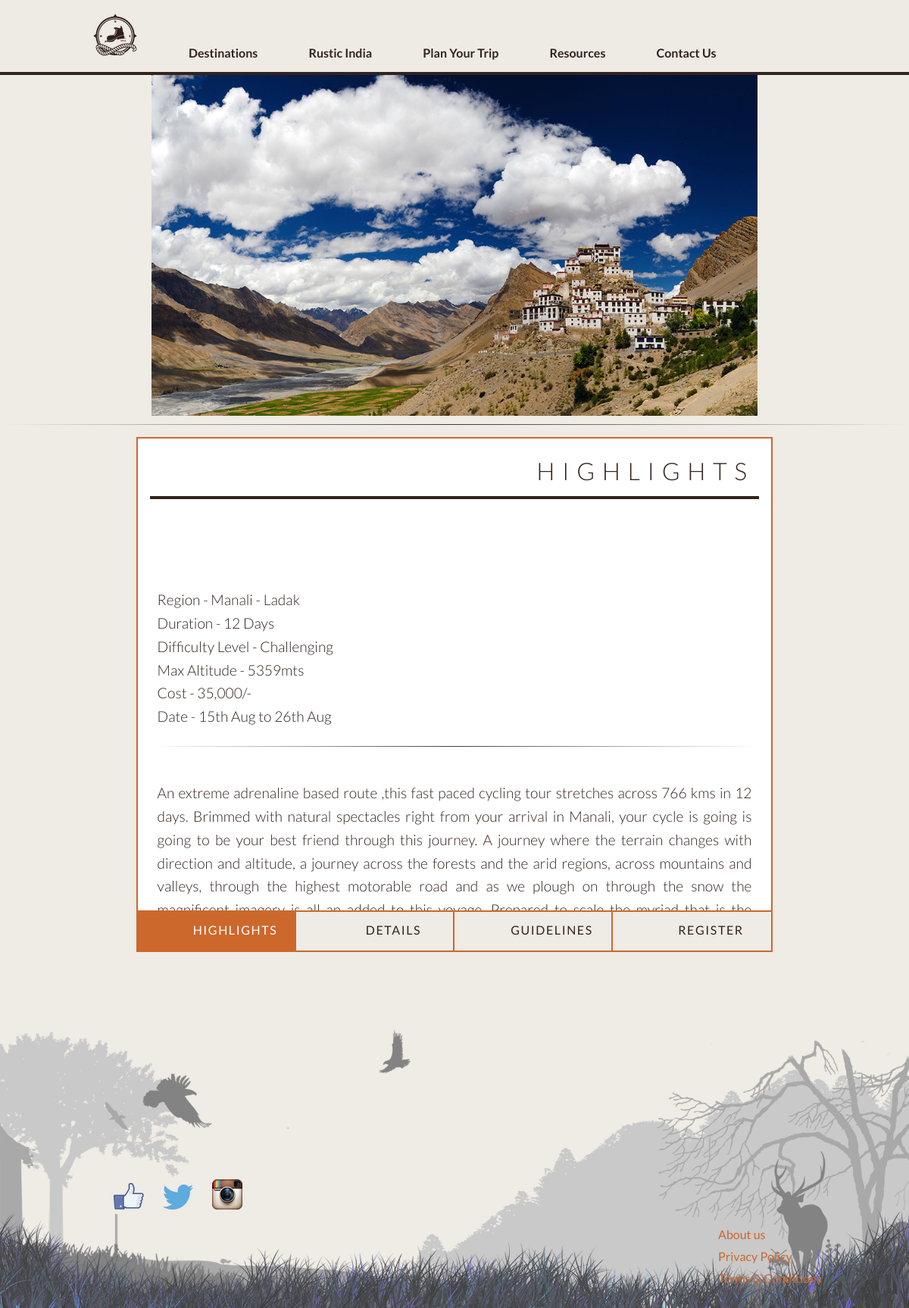
Page /route.php?id=22 on the committed database.
### tables this page shows
CREATE TABLE `routes` (
  `id` int(11) NOT NULL AUTO_INCREMENT,
  `title` varchar(255) DEFAULT NULL,
  `belongsTo` int(11) DEFAULT NULL,
  `type` enum('fixed','unique','other') DEFAULT NULL,
  `image` varchar(255) DEFAULT NULL,
  PRIMARY KEY (`id`),
  KEY `belongsTo` (`belongsTo`),
  CONSTRAINT `routes_ibfk_1` FOREIGN KEY (`belongsTo`) REFERENCES `destinations` (`id`)
);

CREATE TABLE `destinations` (
  `id` int(11) NOT NULL AUTO_INCREMENT,
  `title` varchar(255) DEFAULT NULL,
  `codeName` varchar(255) DEFAULT NULL,
  `cover` varchar(255) NOT NULL,
  PRIMARY KEY (`id`)
);

CREATE TABLE `info` (
  `id` int(11) NOT NULL AUTO_INCREMENT,
  `title` varchar(255) DEFAULT NULL,
  `vital` text,
  `intro` text,
  `brief` text,
  `belongsTo` int(11) DEFAULT NULL,
  `details` text,
  `guidelines` text,
  PRIMARY KEY (`id`),
  KEY `belongsTo` (`belongsTo`),
  CONSTRAINT `info_ibfk_1` FOREIGN KEY (`belongsTo`) REFERENCES `routes` (`id`)
);

### route.php (the view, shortened to what this page needs)
<?php
	if(isset($_POST['submit'])){
		require_once("config.php");
		mysql_connect($DB_HOST,$DB_USER,$DB_PASS);
		mysql_select_db($DB_NAME);
		$des		=	mysql_real_escape_string($_GET["id"]);
		$trekDate	=	mysql_real_escape_string($_POST['date']);
		$firstName	=	mysql_real_escape_string($_POST['fname']);
		$sql="SELECT * FROM routes WHERE id=$des;";
		$query=mysql_query($sql) or die(mysql_error());
		$data=mysql_fetch_object($query);
		$des=$data->title;
		$email 		=	mysql_real_escape_string($_POST['email']);
		$dob		=	mysql_real_escape_string($_POST['dob']);
		$gender		=	mysql_real_escape_string($_POST['gender']);
		$address	=	mysql_real_escape_string($_POST['mail']);
		$city		=	mysql_real_escape_string($_POST['city']);
		$country	=	mysql_real_escape_string($_POST['country']);
		$phoneNum	=	mysql_real_escape_string($_POST['mobile']);
		$referal	=	mysql_real_escape_string($_POST['refereal']);
		$sql		=	"INSERT INTO PlanYourWeekEnd (`fname`, `lname`, `email`, `dob`, `sex`, `address`, `city`, `state`, `country`, `mobile`, `referer`, `dateOfTrip`, `destination`) VALUES('$firstName', '', '$email', '$dob','$gender','$address','$city','','$country','$phoneNum','$referal','$trekDate','$des');";
		if(mysql_query($sql)){
			header("location:thankYou.php?success");
		}else{
			header("location:thankYou.php?fail");
		}
	}else{
?>
<!DOCTYPE html>
<html lang="en" class="no-js">
<?php require 'partials/navbar.php' ?>
	<head>
		<link rel="stylesheet" type="text/css" href="css/content_default.css" />
		<link rel="stylesheet" type="text/css" href="css/content_component.css" />
	</head>
	<body>
		<div class="container">
			<div class="main">
			<center>
			<?php
				$id		=	mysql_real_escape_string($_GET['id']);
				$sql	=	"SELECT destinations.cover,routes.title,routes.type,routes.image,info.title,info.vital,info.brief,info.details,info.guidelines,info.intro FROM routes,destinations,info WHERE routes.belongsTo=destinations.id AND routes.id=$id AND info.belongsTo=routes.id;";
				$query	=	mysql_query($sql);
				$data	=	mysql_fetch_object($query);
			?>
			<img id="image" src="<?php echo $data->cover;?>" style='width:auto;' height="450" border="0" alt="cover">
			</center>
			<hr>
				<div id="cbp-contentslider" class="cbp-contentslider">
					<ul>
						<li id="slide1">
							<h3>Highlights</h3>
							<div>
								<div class="cbp-content">
									<p>
										<?php echo nl2br($data->vital."</p><hr><p>".$data->intro."</p><hr><p>".$data->brief); ?>
								</div>
							</div>
						</li>
					</ul>
						<nav>
							<a href="#slide1" class=""><span>Highlights</span></a>
							<a href="#slide2" class=""><span>Details</span></a>
							<a href="#slide3" class=""><span>Guidelines</span></a>
							<a href="#slide4" class=""><span>Register</span></a>
						</nav>
				</div>
				<?php require 'partials/footer.php' ?>
			</div>
		</div>
	</body>
</html>
<?php } ?>

### css/default.css (style rules this page uses)
body { min-width: 1170px; }
body, html { font-size: 100%; padding: 0; margin: 0; background-color: #efebe5; }
*, *:after, *:before { -webkit-box-sizing: border-box; -moz-box-sizing: border-box; box-sizing: border-box; }
body, header { font-family: 'Lato', Calibri, Arial, sans-serif; color: #32231d; }
a { color: #efebe5; text-decoration: none; }

### css/component.css (style rules this page uses)
hr { border: 0; height: 1px; background-image: -webkit-linear-gradient(left, rgba(0,0,0,0), rgba(0,0,0,0.75), rgba(0,0,0,0)); background-image: -moz-linear-gradient(left, rgba(0,0,0,0), rgba(0,0,0,0.75), rgba(0,0,0,0)); background-image: -ms-linear-gradient(left, rgba(0,0,0,0), rgba(0,0,0,0.75), rgba(0,0,0,0)); background-image: -o-linear-gradient(left, rgba(0,0,0,0), rgba(0,0,0,0.75), rgba(0,0,0,0)); }

### css/content_default.css (style rules this page uses)
body, html { font-size: 100%; padding: 0; margin: 0; }
body { font-family: 'Lato', Calibri, Arial, sans-serif; color: #cc682d; }
a { color: #cc682c; text-decoration: none; }
.main, .container > header { width: 100%; margin: 0 auto; }

### css/content_component.css (style rules this page uses)
body, html { font-size: 100%; padding: 0; margin: 0; }
body { font-family: 'Lato', Calibri, Arial, sans-serif; color: #cc682d; }
a { color: #cc682c; text-decoration: none; }
.main, .container > header { width: 100%; margin: 0 auto; }
html, body, .container, .main { height: 100%; }
.cbp-contentslider { width: 70%; height: 85%; margin: 1em auto; position: relative; border: 2px solid #cc682c; }
.cbp-contentslider > ul { list-style: none; height: 100%; width: 100%; overflow: scroll; position: relative; padding: 0; margin: 0; }
.cbp-contentslider > ul li { position: absolute; width: 100%; height: 100%; left: 0; top: 0; padding: 1em; background: #fff; }
.cbp-contentslider nav { position: absolute; bottom: 0; left: 0; right: 0; height: 3.313em; z-index: 1000; border-top: 2px solid #cc682c; overflow: hidden; }
.cbp-contentslider nav a { float: left; display: block; width: 20%; height: 100%; font-weight: 400; letter-spacing: 0.1em; overflow: hidden; color: #32231d; background: #efebe5; outline: none; text-align: center; line-height: 3; position: relative; padding-left: 3.125em; text-transform: uppercase; border-right: 2px solid #cc682c; -webkit-transition: color 0.2s ease-in-out, background-color 0.2s ease-in-out; -moz-transition: color 0.2s ease-in-out, background-color 0.2s ease-in-out; transition: color 0.2s ease-in-out, background-color 0.2s ease-in-out; }
.cbp-contentslider nav a span { display: block; }
.cbp-contentslider nav a:last-child { border: none; box-shadow: 1px 0 #cc682c; }
.cbp-contentslider nav a.rc-active { background-color: #cc682c; color: #fff; }
.cbp-contentslider h3 { font-size: 2em; height: 2em; line-height: 1.7; font-weight: 300; margin: 0 0 0.3em; position: relative; color: #32231d; text-transform: uppercase; text-align: right; letter-spacing: 0.3em; padding: 0 0.2em 0 0; border-bottom: 4px solid #32231d; }
.cbp-contentslider li > div { position: absolute; top: 9em; bottom: 3.313em; width: 100%; left: 0; padding: 0 1em; overflow-x: hidden; overflow-y: auto; }
.cbp-contentslider .cbp-content { vertical-align: top; padding: 1em 0; }
.cbp-contentslider p { color: #32231d; padding: 0 0.5em 0.4em; margin: 0; font-size: 1.2em; font-weight: 300; text-align: justify; line-height: 1.6; }

### rows in the picture
routes: belongsTo.cover (picture), info.vital+intro+brief "Region - Manali - Ladak Duration - 12 Days Difficulty Level - Challenging Max Altitude - 5359mts Cost - 35,000/- Date - 15th Aug to 26th Aug An extreme adrenaline based route ,this fast paced cycling tour stretches across 766 kms in 12 days. Brimmed with natural spectacles right from your arrival in Manali, your cycle is going is going to be your best friend through this journey. A journey where the terrain changes with direction and altitude, a journey across the forests and the arid regions, across mountains and valleys, through the highest motorable road and as we plough on through the snow the…"
